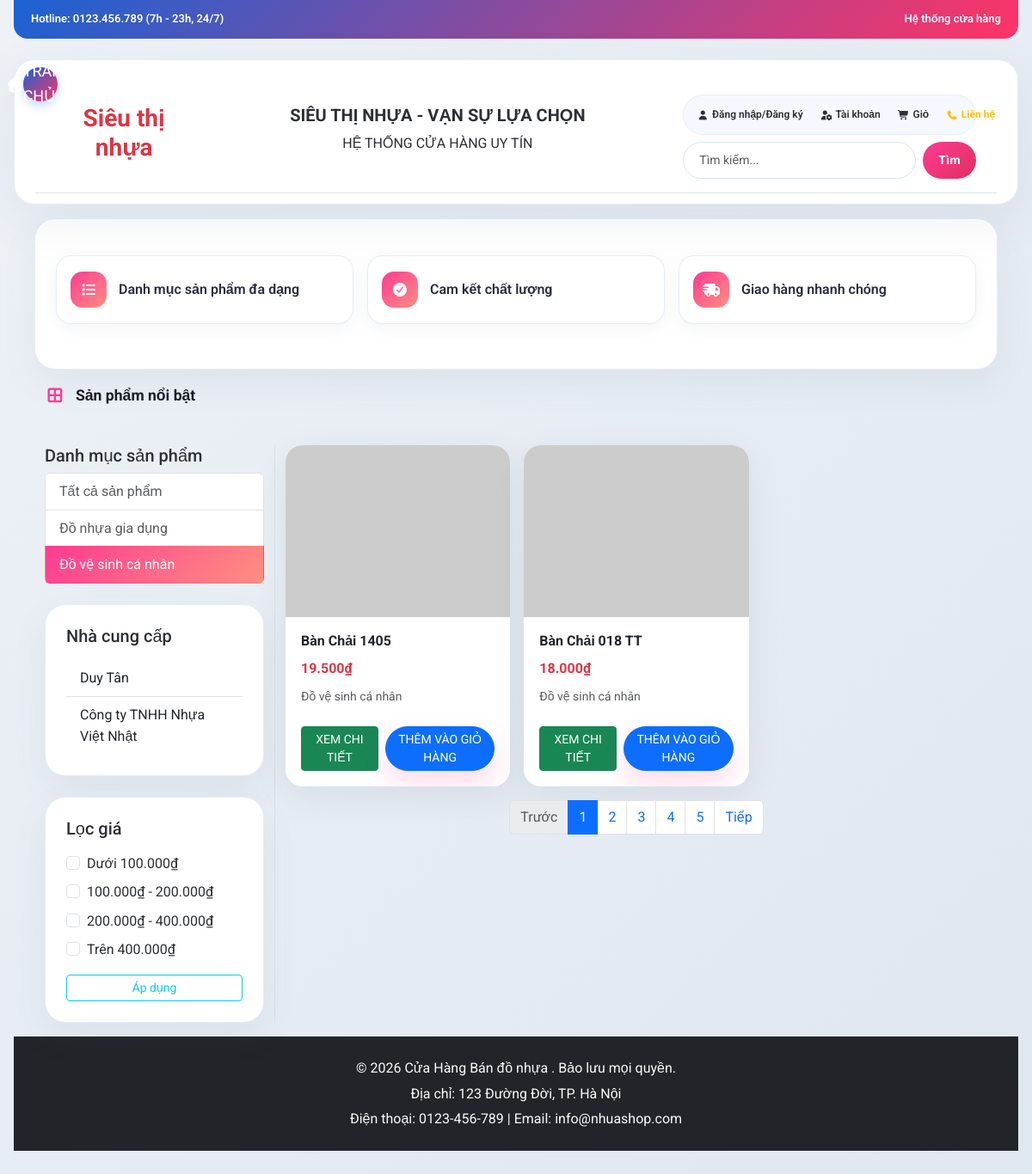
The app's page /index.php?page_layout=home&category=2, older data.
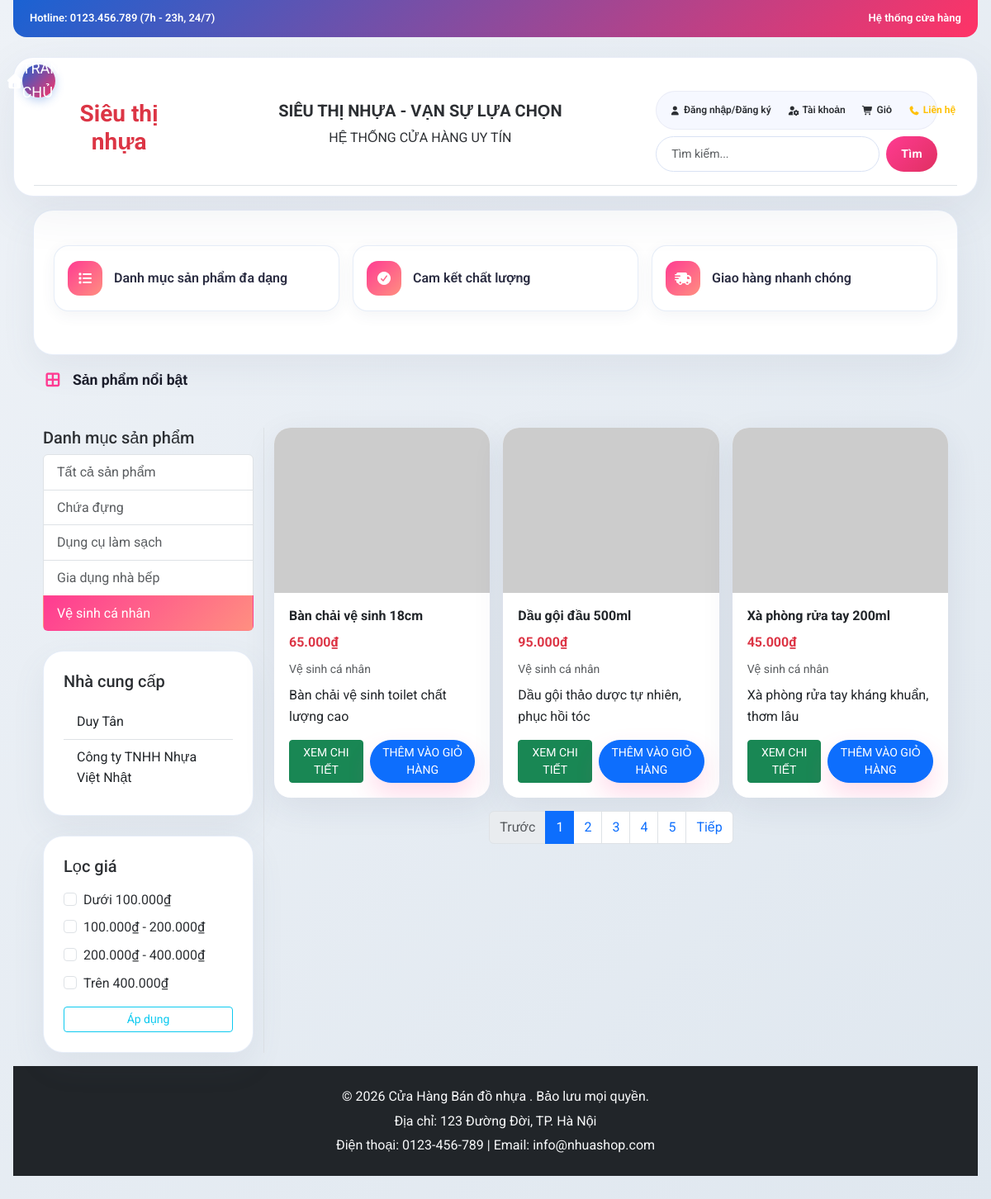
The same page, newer data.
### tables this page shows
CREATE TABLE categories (
    id INT AUTO_INCREMENT PRIMARY KEY,
    name VARCHAR(100) NOT NULL,
    description TEXT,
    created_at TIMESTAMP DEFAULT CURRENT_TIMESTAMP
);

CREATE TABLE products (
    id INT AUTO_INCREMENT PRIMARY KEY,
    name VARCHAR(150) NOT NULL,
    price DECIMAL(10, 2) NOT NULL,
    quantity INT DEFAULT 0,
    category_id INT NOT NULL,
    description TEXT,
    image VARCHAR(255),
    created_at TIMESTAMP DEFAULT CURRENT_TIMESTAMP,
    FOREIGN KEY (category_id) REFERENCES categories(id)
);

### home.php (the view, shortened to what the changed rows need)
<?php
$categoryFilter = isset($_GET['category']) ? (int)$_GET['category'] : 0;
$whereClauses = [];
if ($categoryFilter > 0) {
    $whereClauses[] = "p.category_id = $categoryFilter";
}
$where = '';
if (!empty($whereClauses)) {
    $where = 'WHERE ' . implode(' AND ', $whereClauses);
}
$products = [];
$sql = "SELECT p.id, p.name, p.price, p.quantity, p.image, p.description, c.name AS category_name
        FROM products p
        LEFT JOIN categories c ON p.category_id = c.id
        $where
        ORDER BY p.id DESC";
$result = mysqli_query($conn, $sql);
if ($result) {
    while ($row = mysqli_fetch_assoc($result)) {
        $products[] = $row;
    }
}
$categories = [];
$categorySql = "SELECT id, name FROM categories ORDER BY name";
$categoryResult = mysqli_query($conn, $categorySql);
if ($categoryResult) {
    while ($row = mysqli_fetch_assoc($categoryResult)) {
        $categories[] = $row;
    }
}
?>
<div class="container-fluid mt-3">
    <div class="row">
        <aside class="col-md-4 col-lg-3 border-end">
            <?php if (!empty($categories)): ?>
                <div class="list-group mb-4">
                    <a href="index.php?page_layout=home" class="list-group-item list-group-item-action<?php echo $categoryFilter === 0 ? ' active' : ''; ?>">Tất cả sản phẩm</a>
                    <?php foreach ($categories as $cat): ?>
                        <a href="index.php?page_layout=home&category=<?php echo $cat['id']; ?>" class="list-group-item list-group-item-action<?php echo $categoryFilter === (int)$cat['id'] ? ' active' : ''; ?>">
                            <?php echo htmlspecialchars($cat['name']); ?>
                        </a>
                    <?php endforeach; ?>
                </div>
            <?php else: ?>
                <p class="text-muted">Không có danh mục.</p>
            <?php endif; ?>
        </aside>
        <main class="col-md-8 col-lg-9">
            <div class="row g-3">
                <?php if (!empty($products)): ?>
                    <?php foreach ($products as $product): ?>
                        <div class="col-sm-6 col-lg-4 d-flex">
                            <div class="card mb-3 flex-fill">
                                <?php $imagePath = !empty($product['image']) ? 'admin/imgs/' . htmlspecialchars($product['image']) : 'https://via.placeholder.com/300x200'; ?>
                                <img src="<?php echo $imagePath; ?>" class="card-img-top" alt="<?php echo htmlspecialchars($product['name']); ?>">
                                <div class="card-body d-flex flex-column">
                                    <h6 class="card-title"><?php echo htmlspecialchars($product['name']); ?></h6>
                                    <p class="text-danger fw-bold mb-2"><?php echo number_format($product['price'], 0, ',', '.'); ?>₫</p>
                                    <p class="text-muted small mb-2"><?php echo htmlspecialchars($product['category_name'] ?? 'Không xác định'); ?></p>
                                    <p class="mb-3"><?php echo htmlspecialchars(mb_strimwidth($product['description'] ?? '', 0, 80, '...')); ?></p>
                                    <div class="mt-auto d-flex gap-2">
                                        <a href="index.php?page_layout=product-detail&id=<?php echo $product['id']; ?>" class="btn btn-success btn-sm">XEM CHI TIẾT</a>
                                        <form method="POST" class="flex-fill">
                                            <button type="submit" name="add_to_cart" class="btn btn-primary btn-sm w-100">THÊM VÀO GIỎ HÀNG</button>
                                        </form>
                                    </div>
                                </div>
                            </div>
                        </div>
                    <?php endforeach; ?>
                <?php else: ?>
                    <div class="col-12">
                        <div class="alert alert-warning">Không tìm thấy sản phẩm nào.</div>
                    </div>
                <?php endif; ?>
            </div>
        </main>
    </div>
</div>

Row changes from the older to the newer data that the page shows:
no longer on this page (row edited): products: name "Bàn Chải 1405", price "19.500", category.name "Đồ vệ sinh cá nhân"
no longer on this page (row edited): products: name "Bàn Chải 018 TT", price "18.000", category.name "Đồ vệ sinh cá nhân"
added categories: name "Chứa đựng"
added categories: name "Dụng cụ làm sạch"
changed categories: name "Đồ nhựa gia dụng" → "Gia dụng nhà bếp"
changed categories: name "Đồ vệ sinh cá nhân" → "Vệ sinh cá nhân"
added products: name "Bàn chải vệ sinh 18cm", price "65.000", category.name "Vệ sinh cá nhân", description "Bàn chải vệ sinh toilet chất lượng cao"
added products: name "Dầu gội đầu 500ml", price "95.000", category.name "Vệ sinh cá nhân", description "Dầu gội thảo dược tự nhiên, phục hồi tóc"
added products: name "Xà phòng rửa tay 200ml", price "45.000", category.name "Vệ sinh cá nhân", description "Xà phòng rửa tay kháng khuẩn, thơm lâu"
